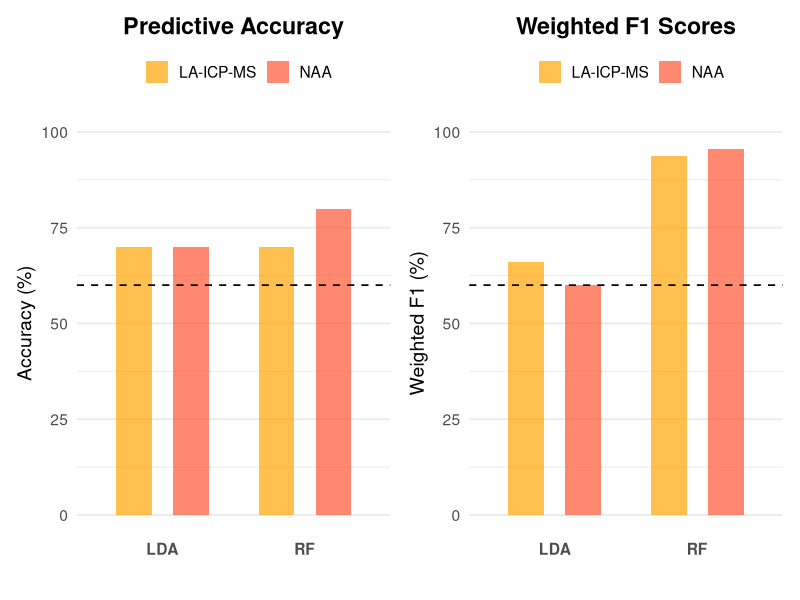

This figure's R source:
#---------------------------------------------------------
#Results of comparing LDA and RF applications to NAA and LAICPMS
#----------------------------------------------------------
# Install patchwork if needed
install.packages("patchwork")

# Load libraries
library(ggplot2)
library(dplyr)
library(patchwork)

# Your data
data <- data.frame(
  Group = c("NAA", "LA-ICP-MS", "NAA", "LA-ICP-MS"),
  Method = c("RF", "RF", "LDA", "LDA"),
  Accuracy = c(80, 70, 70, 70),
  F1 = c(95.6, 93.8, 60, 66)
)

data

##------------------------------------------
#plot accuracy
#-------------------------------------------
# Keep only Accuracy
accuracy_data <- data %>%
  dplyr::select(Group, Method, Accuracy)

# Custom colors
colors <- c("NAA" = "#FF5733", "LA-ICP-MS" = "orange")

# Vertical bar plot for accuracy
P1 <- ggplot(accuracy_data, aes(x = Method, y = Accuracy, fill = Group)) +
  geom_bar(stat = "identity", position = position_dodge(width = 0.8), width = 0.5, alpha = 0.7) +
  geom_hline(yintercept = 60, linetype = "dashed", color = "black", size = 0.6) +
  scale_fill_manual(values = colors) +
  coord_cartesian(ylim = c(0, 100)) +
  labs(
    title = "Predictive Accuracy",
    x = "",
    y = "Accuracy (%)",
    fill = ""
  ) +
  theme_minimal(base_size = 14) +
  theme(
    plot.title = element_text(face = "bold", hjust = 0.5),
    axis.text.x = element_text(face = "bold"),
    legend.position = "top",
    panel.grid.major.x = element_blank()
  )


##------------------------------------------
#plot Weighted F1
#-------------------------------------------
# Keep only Accuracy
F1_data <- data %>%
  dplyr::select(Group, Method, F1)

# Vertical bar plot
P2 <- ggplot(F1_data, aes(x = Method, y = F1, fill = Group)) +
  geom_bar(stat = "identity", position = position_dodge(width = 0.8), width = 0.5, alpha = 0.7) +
  geom_hline(yintercept = 60, linetype = "dashed", color = "black", size = 0.6) +
  scale_fill_manual(values = colors) +
  coord_cartesian(ylim = c(0, 100)) +
  labs(
    title = "Weighted F1 Scores",
    x = "",
    y = "Weighted F1 (%)",
    fill = ""
  ) +
  theme_minimal(base_size = 14) +
  theme(
    plot.title = element_text(face = "bold", hjust = 0.5),
    axis.text.x = element_text(face = "bold"),
    legend.position = "top",
    panel.grid.major.x = element_blank()
  )


# Combine plots side by side
P1 + P2
